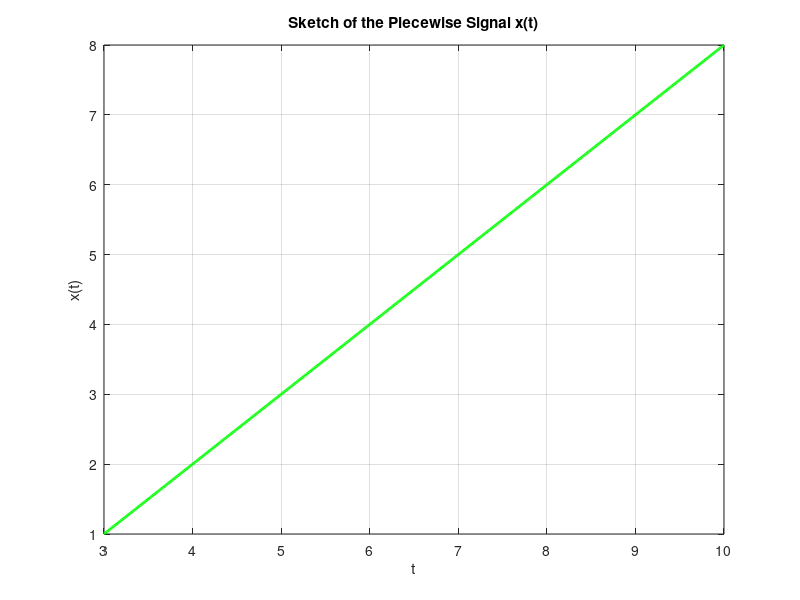

Source code (MATLAB):
%Preparing signal
t1 = -10:0.01:-4;  % t < -4
t2 = -4:0.01:3;    % -4 <= t < 3
t3 = 3:0.01:10;    % t >= 3

x1 = zeros(size(t1));  
x2 = t2 + 2;           
x3 = t3 - 2;           

%Plot
figure;
%hold on;
plot(t1, x1, 'b', 'LineWidth', 2); 
plot(t2, x2, 'r', 'LineWidth', 2); 
plot(t3, x3, 'g', 'LineWidth', 2);

title('Sketch of the Piecewise Signal x(t)');
xlabel('t');
ylabel('x(t)');
grid on;
